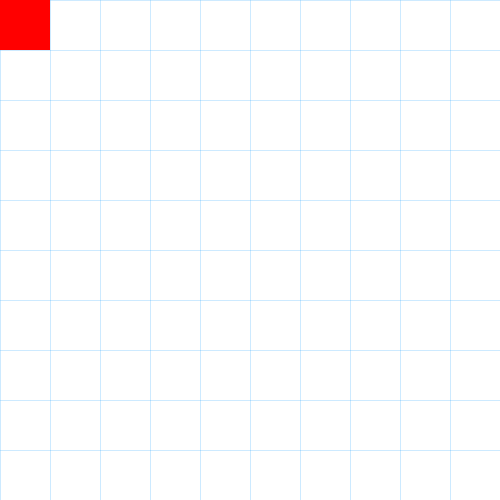
Frame 1 (no input)
Frame 60 (the mouse pressed at the canvas centre just before this capture): identical to frame 1, image omitted
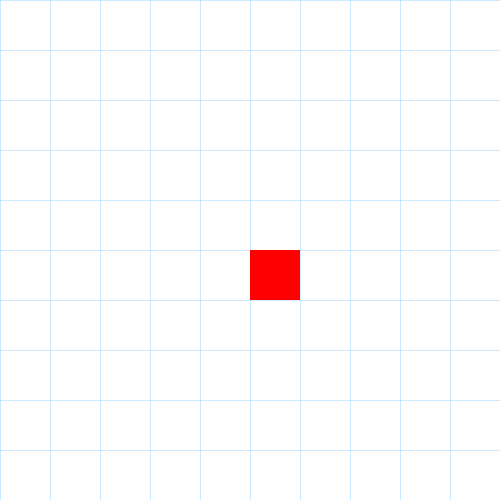
Frame 120 (the mouse held since frame 60 and released just before this capture)

The Processing sketch that drew these frames (run headless with seeded random() and noise(); from frame 60 on, the mouse is pressed at the canvas centre):

// Processing sketch: SnapToGrid
// ── SnapToGrid.pde
/*
SNAP TO GRID
Jeff Thompson | 2013 | www.jeffreythompson.org

Surprisingly simple system for snapping an object to
a grid - rounding! By dividing the position by the grid
size (as an integer) and multiplying back into place
by the grid size, objects snap!
*/

int gridSize = 50;  // grid size in pixels
int x, y;           // x/y coordinates for a rectangle

void setup() {
  size(500,500);
}

void draw() {
  
  background(255);
  
  // draw gridlines
  stroke(0,150,255, 50);
  for (int x=0; x<width; x+=gridSize) {
    line(x,0, x,height);
  }
  for (int y=0; y<width; y+=gridSize) {
    line(0,y, width,y);
  }
  
  // set location of rectangle using mouse
  x = (mouseX/gridSize) * gridSize;    // this snaps to the grid along the x axis
  y = (mouseY/gridSize) * gridSize;    // ditto y axis
  noStroke();
  fill(255,0,0);
  rect(x,y, gridSize,gridSize);        // draw the rectangle!
}
